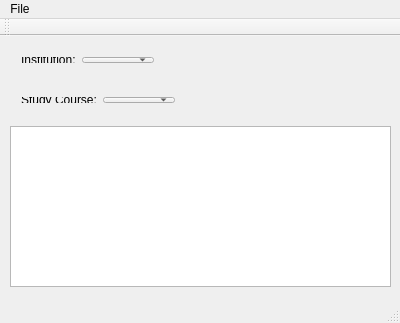
<?xml version="1.0" encoding="UTF-8"?>
<ui version="4.0">
 <class>MainWindow</class>
 <widget class="QMainWindow" name="MainWindow">
  <property name="geometry">
   <rect>
    <x>0</x>
    <y>0</y>
    <width>400</width>
    <height>323</height>
   </rect>
  </property>
  <property name="windowTitle">
   <string>GradeCalc</string>
  </property>
  <widget class="QWidget" name="centralWidget">
   <widget class="QWidget" name="layoutWidget">
    <property name="geometry">
     <rect>
      <x>10</x>
      <y>50</y>
      <width>381</width>
      <height>28</height>
     </rect>
    </property>
    <layout class="QHBoxLayout" name="horizontalLayout_2">
     <item>
      <widget class="QLabel" name="label_2">
       <property name="text">
        <string>Study Course:</string>
       </property>
      </widget>
     </item>
     <item>
      <widget class="QComboBox" name="mStudyCourseCombo"/>
     </item>
     <item>
      <spacer name="horizontalSpacer_2">
       <property name="orientation">
        <enum>Qt::Horizontal</enum>
       </property>
       <property name="sizeHint" stdset="0">
        <size>
         <width>40</width>
         <height>20</height>
        </size>
       </property>
      </spacer>
     </item>
    </layout>
   </widget>
   <widget class="QWidget" name="layoutWidget">
    <property name="geometry">
     <rect>
      <x>10</x>
      <y>10</y>
      <width>381</width>
      <height>28</height>
     </rect>
    </property>
    <layout class="QHBoxLayout" name="horizontalLayout">
     <item>
      <widget class="QLabel" name="label">
       <property name="text">
        <string>Institution:</string>
       </property>
      </widget>
     </item>
     <item>
      <widget class="QComboBox" name="mInstitutionCombo"/>
     </item>
     <item>
      <spacer name="horizontalSpacer">
       <property name="orientation">
        <enum>Qt::Horizontal</enum>
       </property>
       <property name="sizeHint" stdset="0">
        <size>
         <width>40</width>
         <height>20</height>
        </size>
       </property>
      </spacer>
     </item>
    </layout>
   </widget>
   <widget class="QTableView" name="mGradeTable">
    <property name="geometry">
     <rect>
      <x>10</x>
      <y>90</y>
      <width>381</width>
      <height>161</height>
     </rect>
    </property>
   </widget>
  </widget>
  <widget class="QMenuBar" name="menuBar">
   <property name="geometry">
    <rect>
     <x>0</x>
     <y>0</y>
     <width>400</width>
     <height>26</height>
    </rect>
   </property>
   <widget class="QMenu" name="menuFile">
    <property name="title">
     <string>File</string>
    </property>
    <addaction name="actionLoad"/>
    <addaction name="actionSave"/>
    <addaction name="separator"/>
    <addaction name="actionExit"/>
   </widget>
   <addaction name="menuFile"/>
  </widget>
  <widget class="QStatusBar" name="statusBar"/>
  <widget class="QToolBar" name="mainToolBar">
   <attribute name="toolBarArea">
    <enum>TopToolBarArea</enum>
   </attribute>
   <attribute name="toolBarBreak">
    <bool>false</bool>
   </attribute>
  </widget>
  <action name="actionLoad">
   <property name="text">
    <string>Load</string>
   </property>
  </action>
  <action name="actionSave">
   <property name="text">
    <string>Save</string>
   </property>
  </action>
  <action name="actionExit">
   <property name="text">
    <string>Exit</string>
   </property>
  </action>
 </widget>
 <layoutdefault spacing="6" margin="11"/>
 <resources/>
 <connections>
  <connection>
   <sender>actionExit</sender>
   <signal>triggered()</signal>
   <receiver>MainWindow</receiver>
   <slot>close()</slot>
   <hints>
    <hint type="sourcelabel">
     <x>-1</x>
     <y>-1</y>
    </hint>
    <hint type="destinationlabel">
     <x>199</x>
     <y>161</y>
    </hint>
   </hints>
  </connection>
 </connections>
</ui>
